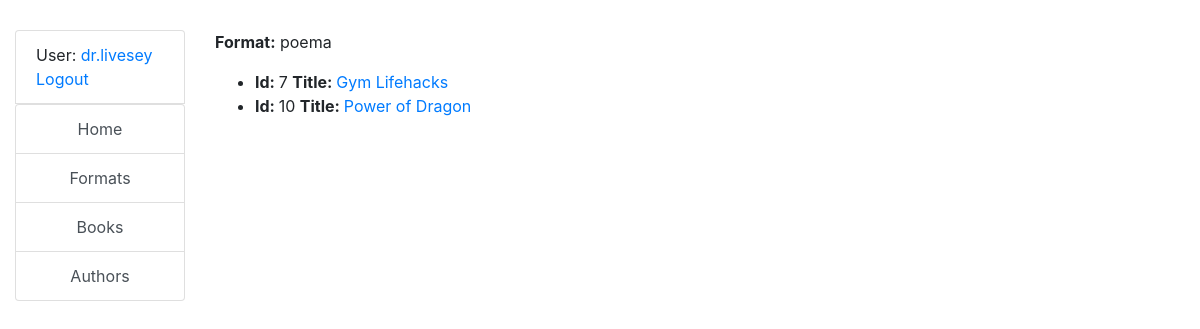
/catalog/literary-formats/2/ (signed in), run on the app's committed database.
### catalog/models.py (models this page shows, shortened)
class Author(AbstractUser):
    photo = models.ImageField(null=True)
    class Meta:
        default_related_name = "authors"
        ordering = ["username"]

class LiteraryFormat(models.Model):
    name = models.CharField(unique=True, max_length=255)

class Book(models.Model):
    title = models.CharField(unique=True, max_length=255)
    price = models.DecimalField(max_digits=7, decimal_places=2)
    image = models.ImageField(upload_to="books/", null=True)
    format = models.ForeignKey(to=LiteraryFormat, on_delete=models.CASCADE)
    authors = models.ManyToManyField(to=AUTH_USER_MODEL)
    class Meta:
        default_related_name = "books"
        ordering = ["title"]

### catalog/views.py (the view)
# urls.py: path("literary-formats/<int:pk>/", LiteraryFormatDetailView.as_view(), name="literary-format-detail"),
class LiteraryFormatDetailView(LoginRequiredMixin, generic.DetailView):
    model = LiteraryFormat
    template_name = "catalog/literary_format_detail.html"

### templates/catalog/literary_format_detail.html (shortened to what this page needs)
{% extends 'base.html' %}
{% block content %}
  <p><strong>Format:</strong> {{ literaryformat.name }}</p>
  <ul>
    {% for book in literaryformat.books.all %}
      <li>
        <strong>Id: </strong> {{ book.id }}
        <strong>Title: </strong>
        <a href="{% url 'catalog:book-detail' pk=book.id %}">{{ book.title }}</a>
      </li>
    {% endfor %}
  </ul>
{% endblock %}

### templates/includes/sidebar.html
<ul class="sidebar-nav list-group">
  {% if user.is_authenticated %}
    <li class="list-group-item">User: <a href="{{ user.get_absolute_url }}">{{ user.get_username }}</a>
      <br>
    <a href="{% url 'logout'%}?next={{request.path}}">Logout</a>
    </li>
  {% else %}
    {% if "login" not in request.path %}
      <li class="list-group-item"><a href="{% url 'login'%}?next={{request.path}}">Login</a></li>
    {% endif %}
  {% endif %}
  <ul class="list-group">
    <li class="list-group-item list-group-item-action text-center"
        onclick="window.location='{% url 'catalog:index' %}'">Home</li>
    <li class="list-group-item list-group-item-action text-center"
        onclick="window.location='{% url 'catalog:literary-format-list' %}'">Formats</li>
    <li class="list-group-item list-group-item-action text-center"
        onclick="window.location='{% url 'catalog:book-list' %}'">Books</li>
    <li class="list-group-item list-group-item-action text-center"
        onclick="window.location='{% url 'catalog:author-list' %}'">Authors</li>
  </ul>
</ul>

### static/css/styles.css (style rules this page uses)
body { margin-top: 30px; }

### data on the page
Author: get_username "dr.livesey"
LiteraryFormat: name "poema"
Book: id "7", title "Gym Lifehacks"
Book: id "10", title "Power of Dragon"
